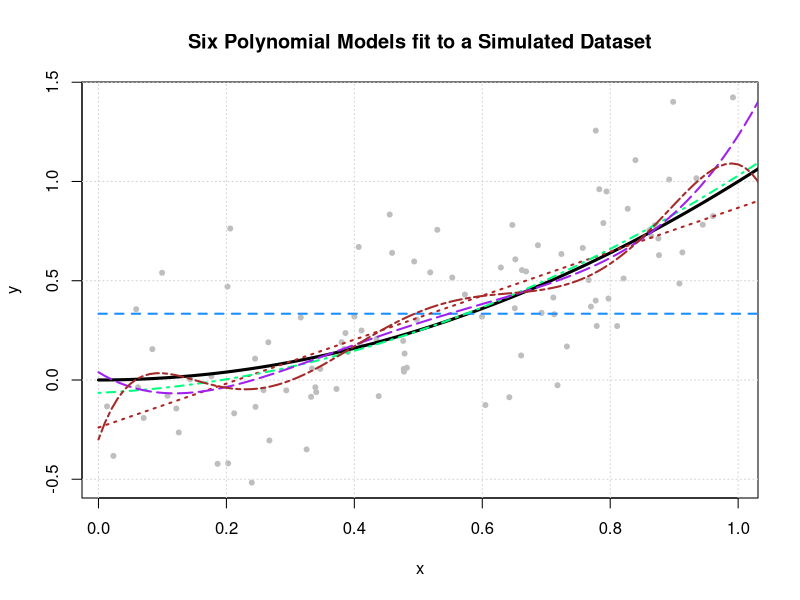

The R source for this figure: (Note: this script raises an error after producing the figure.)
#Machine learning 
# based on https://daviddalpiaz.github.io/r4sl/biasvariance-tradeoff.html
# bias variance trade - off 

# 1. plot
  f = function(x) {
    x ^ 2
  }

get_sim_data = function(f, sample_size = 100) {
  x = runif(n = sample_size, min = 0, max = 1)
  y = rnorm(n = sample_size, mean = f(x), sd = 0.3)
  data.frame(x, y)
}

set.seed(1)
sim_data = get_sim_data(f)

fit_0 = lm(y ~ 1,                   data = sim_data)
fit_1 = lm(y ~ poly(x, degree = 1), data = sim_data)
fit_2 = lm(y ~ poly(x, degree = 2), data = sim_data)
fit_4 = lm(y ~ poly(x, degree = 4), data = sim_data)
fit_6 = lm(y ~ poly(x, degree = 6), data = sim_data)
fit_20 = lm(y ~ poly(x, degree = 9), data = sim_data)

set.seed(1)
sim_data = get_sim_data(f)
plot(y ~ x, data = sim_data, col = "grey", pch = 20,
     main = "Six Polynomial Models fit to a Simulated Dataset")
grid()
grid = seq(from = 0, to = 2, by = 0.01)
lines(grid, f(grid), col = "black", lwd = 3)
lines(grid, predict(fit_0, newdata = data.frame(x = grid)), col = "dodgerblue",  lwd = 2, lty = 2)
lines(grid, predict(fit_1, newdata = data.frame(x = grid)), col = "firebrick",   lwd = 2, lty = 3)
lines(grid, predict(fit_2, newdata = data.frame(x = grid)), col = "springgreen", lwd = 2, lty = 4)
lines(grid, predict(fit_4, newdata = data.frame(x = grid)), col = "purple", lwd = 2, lty = 5)
lines(grid, predict(fit_6, newdata = data.frame(x = grid)), col = "brown", lwd = 2, lty = 6)
lines(grid, predict(fit_9, newdata = data.frame(x = grid)), col = "darkorange",  lwd = 2, lty = 7)

legend("topleft", 
       c("y ~ 1", "y ~ poly(x, 1)", "y ~ poly(x, 2)", "y ~ poly(x, 4)", "y ~ poly(x, 6)",  "y ~ poly(x, 9)", "truth"), 
       col = c("dodgerblue", "firebrick", "springgreen", "purple", "brown", "darkorange", "black"), lty = c(2, 3, 4, 5,6,7, 1), lwd = 2)



# 2. predictions
set.seed(1)
n_sims = 250
n_models = 6
x = data.frame(x = 0.90) # fixed point at which we make predictions
predictions = matrix(0, nrow = n_sims, ncol = n_models)
for (sim in 1:n_sims) {
  
  # simulate new, random, training data
  # this is the only random portion of the bias, var, and mse calculations
  # this allows us to calculate the expectation over D
  sim_data = get_sim_data(f)
  
  # fit models
  fit_0 = lm(y ~ 1,                   data = sim_data)
  fit_1 = lm(y ~ poly(x, degree = 1), data = sim_data)
  fit_2 = lm(y ~ poly(x, degree = 2), data = sim_data)
  fit_4 = lm(y ~ poly(x, degree = 4), data = sim_data)
  fit_6 = lm(y ~ poly(x, degree = 6), data = sim_data)
  fit_9 = lm(y ~ poly(x, degree = 9), data = sim_data)
  
  # get predictions
  predictions[sim, 1] = predict(fit_0, x)
  predictions[sim, 2] = predict(fit_1, x)
  predictions[sim, 3] = predict(fit_2, x)
  predictions[sim, 4] = predict(fit_4, x)
  predictions[sim, 5] = predict(fit_6, x)
  predictions[sim, 6] = predict(fit_9, x)
}

get_mse = function(truth, estimate) {
  mean((estimate - truth) ^ 2)
}

get_bias = function(estimate, truth) {
  mean(estimate) - truth
}

get_var = function(estimate) {
  mean((estimate - mean(estimate)) ^ 2)
}

bias = apply(predictions, 2, get_bias, truth = f(x = 0.90))
variance = apply(predictions, 2, get_var)
mse = apply(predictions, 2, get_mse, truth = f(x = 0.90))
results = data.frame(
  poly_degree = c(0, 1, 2,4,6,9),
  round(mse, 5),
  round(bias ^ 2, 5),
  round(variance, 5)
)
colnames(results) = c("Degree", "Mean Squared Error", "Bias Squared", "Variance")
rownames(results) = NULL
knitr::kable(results, booktabs = TRUE, escape = TRUE, align = "c")
